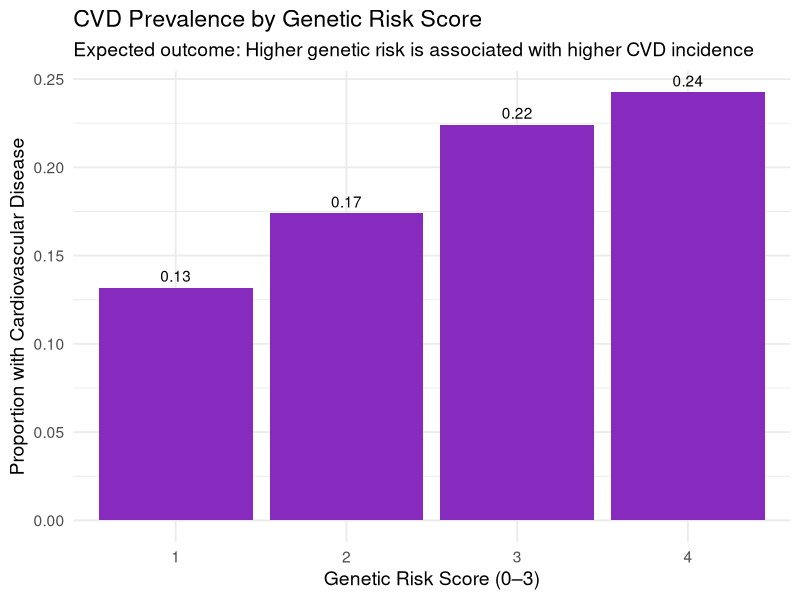

Reproduce this figure in R.

#Project: Integrative Cardiovascular Disease Risk Prediction
#Purpose: Generate a ggplot showing an expected relationship between genetic risk score and CVD incidence


#Load packages
library(tidyverse)

#Load fake data
df <- read_csv("fake_data.csv")


#Expected Result Visualization: Higher genetic risk scores lead to higher CVD prevalence


#Summarize prevalence of cardio by genetic risk group
plot_df <- df %>%
  group_by(genetic_risk) %>%
  summarise(
    mean_cvd = mean(cardio),
    n = n()
  )

#Print summary table
print(plot_df)


#Bar plot of CVD prevalence by genetic risk score


ggplot(plot_df, aes(x = factor(genetic_risk), y = mean_cvd)) +
  geom_col(fill = "#872bbf") +
  geom_text(aes(label = round(mean_cvd, 2)), vjust = -0.5) +
  labs(
    title = "CVD Prevalence by Genetic Risk Score",
    subtitle = "Expected outcome: Higher genetic risk is associated with higher CVD incidence",
    x = "Genetic Risk Score (0–3)",
    y = "Proportion with Cardiovascular Disease"
  ) +
  theme_minimal(base_size = 14)

